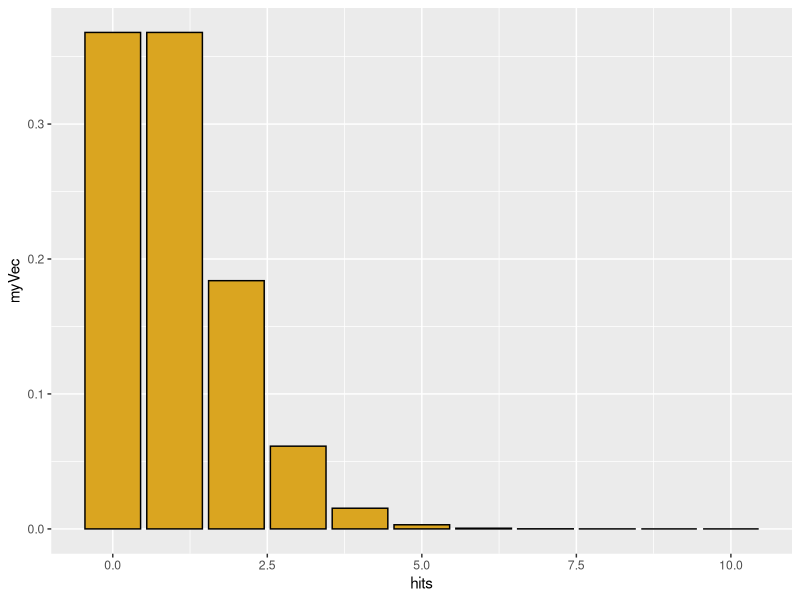
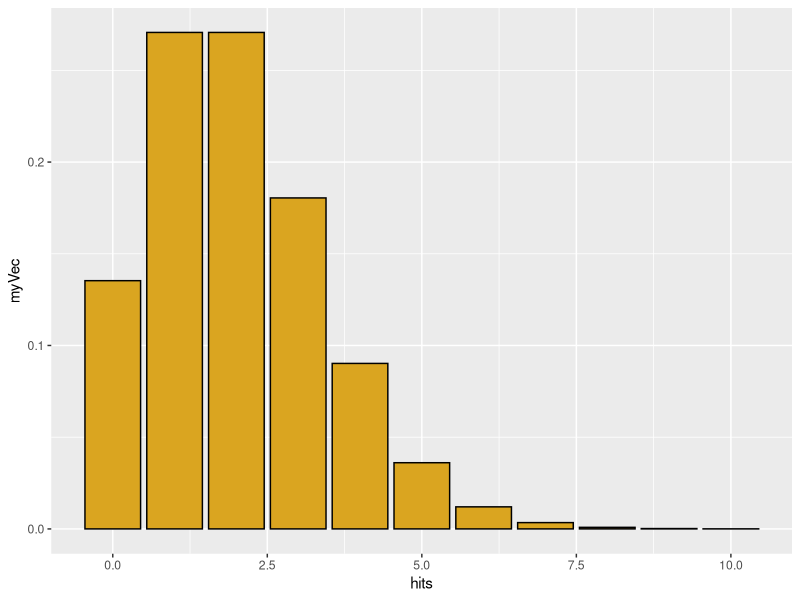
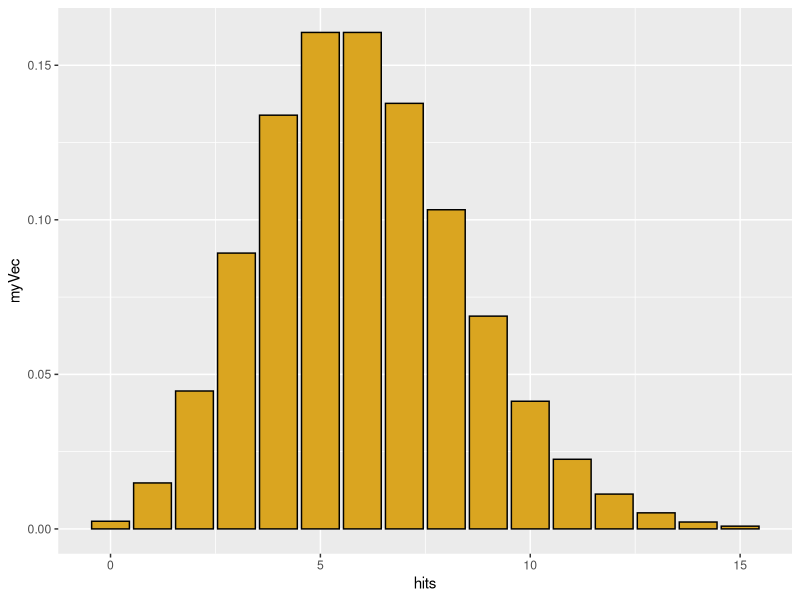
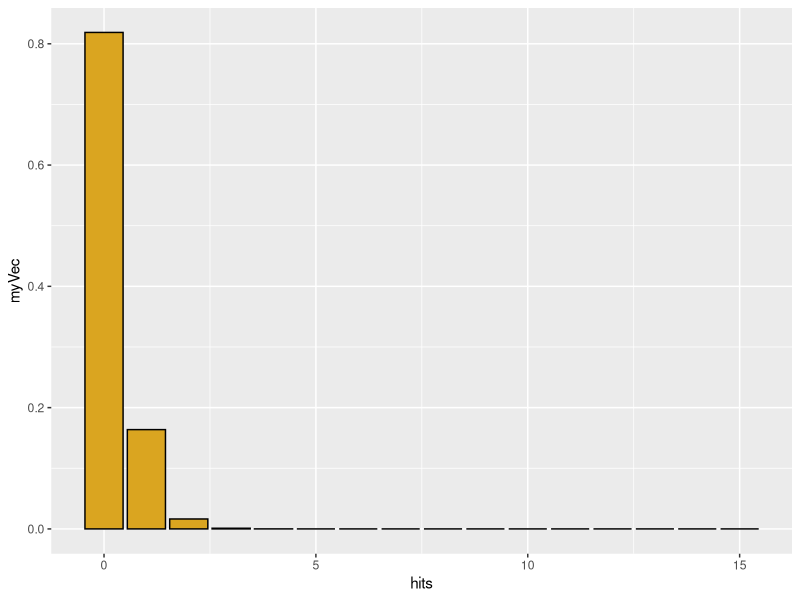
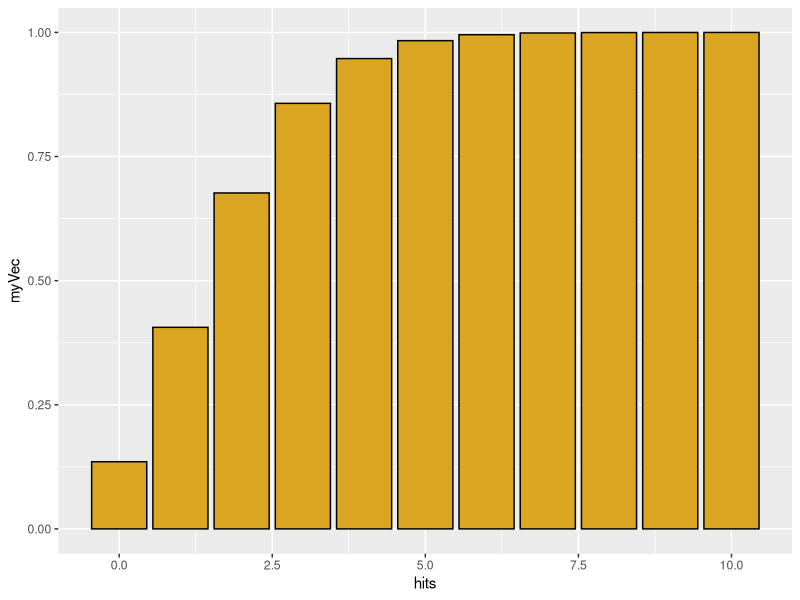
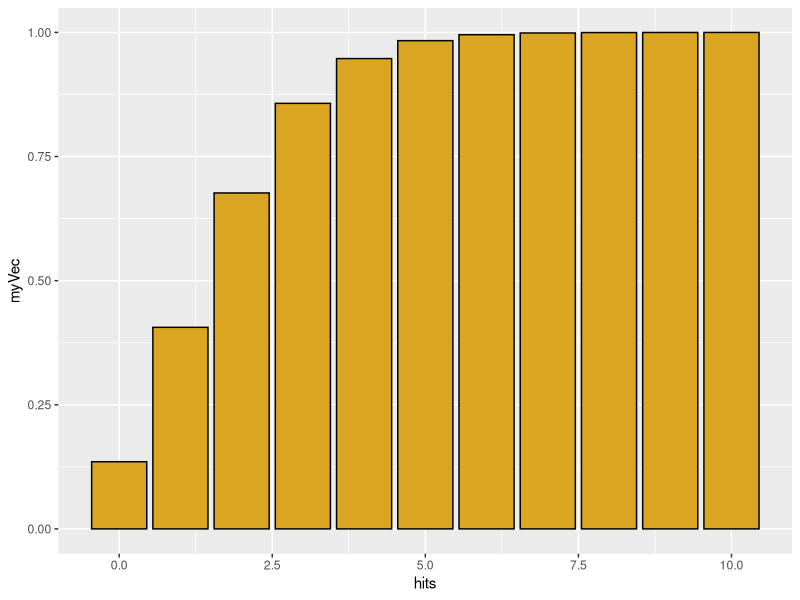
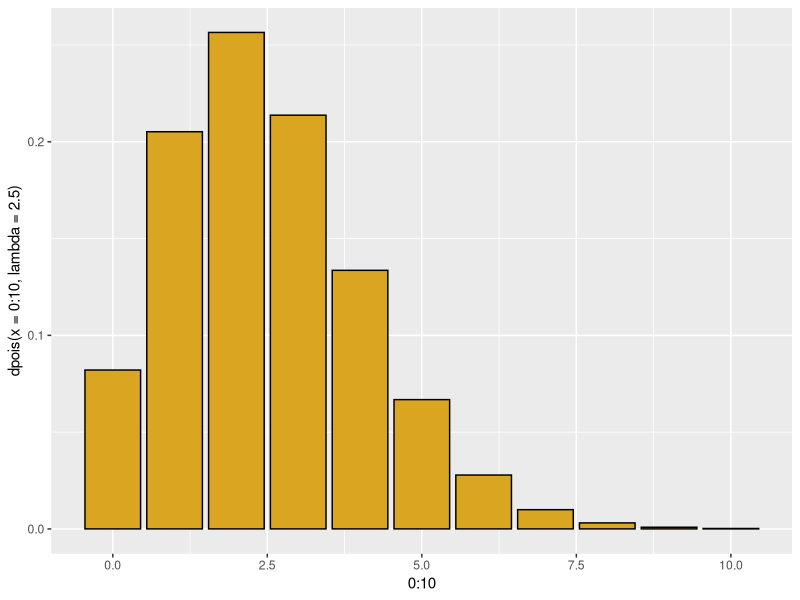
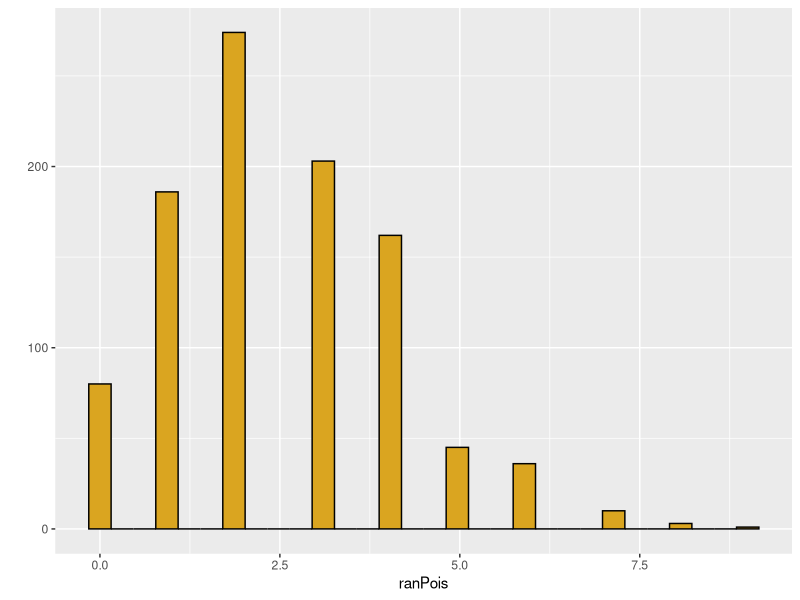

Write R code to recreate these figures, in order. (Note: this script raises an error after producing the figures.)
#Working with probability distributions in R
# 20 Feb 2024
#NRG

library(ggplot2)
library(MASS)

#Poisson distribution
# Discrete X >= 0
# Random events w a constant rate lambda
#(observations per time or per unit area)
# Parameter lambda > 0

# "d" function generates probability density
hits <- 0:10
myVec <- dpois(x=hits,lambda=1) # 1 is rate of process
qplot(x=hits,y=myVec,geom="col",color=I("black"),fill=I("goldenrod"))

# Now let's change this to get a feel for the function, double rate
myVec <- dpois(x=hits,lambda=2) # 2 is rate of process
qplot(x=hits,y=myVec,geom="col",color=I("black"),fill=I("goldenrod"))

# Now again, six times rate
# Need to extend axis to get the rest of the probability mass
hits <- 0:15
myVec <- dpois(x=hits,lambda=6) # 6 is rate of process
qplot(x=hits,y=myVec,geom="col",color=I("black"),fill=I("goldenrod"))

# Does not need to have an integer value for rate process
hits <- 0:15
myVec <- dpois(x=hits,lambda=0.2) # 0.2 is rate of process
qplot(x=hits,y=myVec,geom="col",color=I("black"),fill=I("goldenrod"))

# sum up myVec
sum(myVec) # sum of density function = 1.0 (total area under curve)
# returns [1] 1

# For a Poisson distribution with lambda = 2,
# What is the probability that a single draw will yield X = 0?

dpois(x=0,lambda=2)
# returns [1] 0.1353353
# "p" function generates cumulative probability density; gives the 
# "lower tail" cumulative area of the distribution

hits <- 0:10
myVec <- ppois(q=hits,lambda=2)
qplot(x=hits,y=myVec,geom="col",color=I("black"),fill=I("goldenrod"))

# for a Poisson distribution with lambda=2, 
# what is the probability of getting 1 or fewer hits?
ppois(q=1, lambda=2)

# do with ppois (instead of dpois)
hits <- 0:10
myVec <- ppois(q=hits,lambda=2) # 2 is rate of process
qplot(x=hits,y=myVec,geom="col",color=I("black"),fill=I("goldenrod"))

# could also do this using dpois
# We could also get this through dpois
p_0 <- dpois(x=0,lambda=2)
p_0
p_1 <- dpois(x=1,lambda=2)
p_1
p_0 + p_1

#########
#q function() - inverse of p
##########

# The q function is the inverse of p
# What is the number of hits corresponding to 50% of the probability mass
qpois(p=0.5,lambda=2.5)
qplot(x=0:10,y=dpois(x=0:10,lambda=2.5),geom="col",color=I("black"),fill=I("goldenrod"))


# but distribution is discrete, so this is not exact
ppois(q=2,lambda=2.5)

# finally, we can simulate individual values from a poisson
ranPois <- rpois(n=1000,lambda=2.5)
qplot(x=ranPois,color=I("black"),fill=I("goldenrod"))


# for real or simulated data, we can use the quantile
# function to find the empirical  95% confidence interval on the data

quantile(x=ranPois,probs=c(0.025,0.975))

#################################
#Binomial distribution
#################################

#for real or simulated data, we can use the quantile
# function to find empirical 95% 

#p= prob of a dichotomous outcome
# size =- number of trials
# x= possible outcomes
# outcome x is bounded betweeen 0 and number of traisl

# use "d" binom 

hits <- 1:10
myVec <- dbinom()
qplot(x=hits,y=myVec,geom="col",color=I("black"),fill=I("goldenrod"))

# and how does this compare to an actual simulation of 50 tosses of 100 coins?

myCoins <- rbinom(n=50,size=100,prob=0.5)
qplot(x=myCoins,color=I("black"),fill=I("goldenrod"))
quantile(x=myCoins,probs=c(0.025,0.975))

#############################
#Negative Binomial
#############################
# negative binomial: number of failures (values of MyVec)
# in a series of (Bernouli) with p=probability of success 
# before a target number of successes (= size)
# generates a discrete distribution that is more 
# heterogeneous ("overdispersed") than Poisson

hits <- 0:40
myVec <- dnbinom(x=hits, size=5, prob=0.5)
qplot(x=hits,y=myVec,geom="col",color=I("black"),fill=I("goldenrod"))


# shift...biased against getting heads, more failures
hits <- 0:40
myVec <- dnbinom(x=hits, size=5, prob=0.2)
qplot(x=hits,y=myVec,geom="col",color=I("black"),fill=I("goldenrod"))
# not used in biology, but can rework so more useful

# geometric series is a special case where N= 1 success
# each bar is a constant fraction 1 - "prob" of the bar before it
myVec <- dnbinom(x=hits, size=1, prob=0.1)
qplot(x=hits,y=myVec,geom="col",color=I("black"),fill=I("goldenrod"))


#alternatively specify mean = mu of dstribution and size
# the dispresion nparameter (small is more disperse)
# this gives us a poisson with a lambda value that varies
# the dispersion parameter is the shape parameter in the gamma
# as it increases, the distribution has a smaller variance
# just simulate it directly

nbiRan <- rnbinom(n=1000,size=10,mu=5)
qplot(nbiRan,color=I("black"),fill=I("goldenrod"))

nbiRan <- rnbinom(n=1000,size=0.1,mu=5)
qplot(nbiRan,color=I("black"),fill=I("goldenrod"))
##(x=hits,y=myVec,geom="col",color=I("black"),fill=I("goldenrod"))

###########################
#Experimental Designs
##########################

#uniform distribution
# params specify minimum and maximum

#runif for randome data
qplot(x=runif(n=100,min=0,max=5),color=I("black"),fill=I("goldenrod"))
qplot(runif(n=1000,min=0,max=5),color=I("black"),fill=I("goldenrod"))

#normal distribution
# normal 
myNorm <-rnorm(n=100,mean=1000,sd=2)
qplot(myNorm,color=I("black"),fill=I("goldenrod"))


#problems with normal when mean is small but zero is not allowed
myNorm <- rnorm(n=100,mean=2,sd=2)
qplot(myNorm,color=I("black"),fill=I("goldenrod"))
summary(myNorm)
tossZeroes <- myNorm[myNorm>0]
qplot(tossZeroes,color=I("black"),fill=I("goldenrod"))
summary(tossZeroes)

### Gamma distribution

# gamma distribution, continuous positive values, but bounded at 0

myGamma <- rgamma(n=100,shape=1,scale=10)
qplot(myGamma,color=I("black"),fill=I("goldenrod"))

# gamma with shape= 1 is an exponential with scale = mean

# shape <=1 gives a mode near zero; very small shape rounds to zero
myGamma <- rgamma(n=100,shape=0.1,scale=1)
qplot(myGamma,color=I("black"),fill=I("goldenrod"))

# large shape parameters moves towards a normal
myGamma <- rgamma(n=100,shape=20,scale=1)
qplot(myGamma,color=I("black"),fill=I("goldenrod"))

# scale parameter changes mean- and the variance!
qplot(rgamma(n=100,shape=2,scale=100),color=I("black"),fill=I("goldenrod"))
qplot(rgamma(n=100,shape=2,scale=10),color=I("black"),fill=I("goldenrod"))
qplot(rgamma(n=100,shape=2,scale=1),color=I("black"),fill=I("goldenrod"))
qplot(rgamma(n=100,shape=2,scale=0.1),color=I("black"),fill=I("goldenrod"))


# unlike the normal, the two parameters affect both mean and variance

# mean = shape*scale
# variance= shape*scale^2

#look at how scale changes shape of distribution
qplot(rgamma(n=100,shape=0.1,scale=10),color=I("black"),fill=I("goldenrod"))
qplot(rgamma(n=100,shape=0.1,scale=100),color=I("black"),fill=I("goldenrod"))
qplot(rgamma(n=100,shape=0.1,scale=1),color=I("black"),fill=I("goldenrod"))
qplot(rgamma(n=100,shape=0.1,scale=0),color=I("black"),fill=I("goldenrod"))

####################
#beta distribution
####################

# beta distribution 
# bounded at 0 and 1
# analagous to a binomial, but result is a continuous distribution of probabilities
# parameter shape1 = number of successes + 1
# parameter shape2 = number of failures + 1
# interpret these in terms of a coin you are tossing

# shape1 = 1, shape2 = 1 = "no data"
myBeta <- rbeta(n=1000,shape1=1,shape2=1)
qplot(myBeta,xlim=c(0,1),color=I("black"),fill=I("goldenrod"))


# shape1 = 2, shape1 = 1 = "1 coin toss, comes up heads!"
myBeta <- rbeta(n=1000,shape1=2,shape2=1)
qplot(myBeta,xlim=c(0,1),color=I("black"),fill=I("goldenrod"))

# two tosses, 1 head and 1 tail
myBeta <- rbeta(n=1000,shape1=2,shape2=2)
qplot(myBeta,xlim=c(0,1),color=I("black"),fill=I("goldenrod"))

# two tosses, both heads
myBeta <- rbeta(n=1000,shape1=2,shape2=1)
qplot(myBeta,xlim=c(0,1),color=I("black"),fill=I("goldenrod"))

# let's get more data
myBeta <- rbeta(n=1000,shape1=20,shape2=20)
qplot(myBeta,xlim=c(0,1),color=I("black"),fill=I("goldenrod"))

myBeta <- rbeta(n=1000,shape1=500,shape2=500)
qplot(myBeta,xlim=c(0,1),color=I("black"),fill=I("goldenrod"))

# if the coin is biased
myBeta <- rbeta(n=1000,shape1=1000,shape2=500)
qplot(myBeta,xlim=c(0,1),color=I("black"),fill=I("goldenrod"))
myBeta <- rbeta(n=1000,shape1=10,shape2=5)
qplot(myBeta,xlim=c(0,1),color=I("black"),fill=I("goldenrod"))


# shape parameters less than 1.0 give us a u-shaped distribution
myBeta <- rbeta(n=1000,shape1=0.1,shape2=0.1)
qplot(myBeta,xlim=c(0,1),color=I("black"),fill=I("goldenrod"))
myBeta <- rbeta(n=1000,shape1=0.5,shape2=0.2)
qplot(myBeta,xlim=c(0,1),color=I("black"),fill=I("goldenrod"))


# problem with real data is that we don't actually know parameters
  
  
